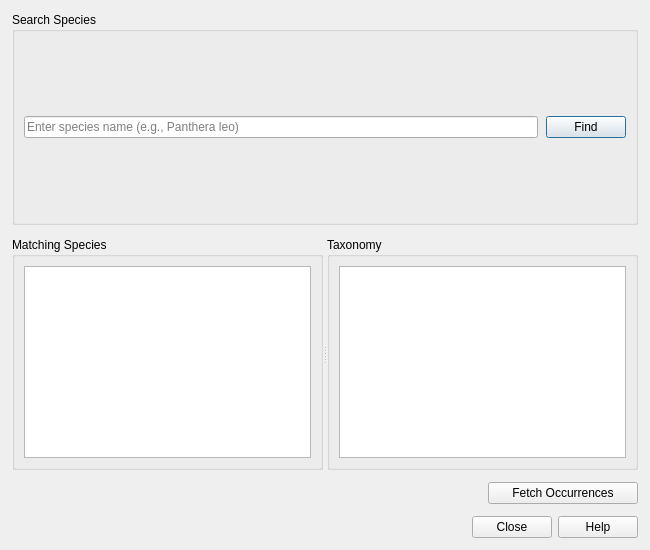
<?xml version="1.0" encoding="UTF-8"?>
<ui version="4.0">
 <class>SpeciesExplorerDialogBase</class>
 <widget class="QDialog" name="SpeciesExplorerDialogBase">
  <property name="geometry">
   <rect>
    <x>0</x>
    <y>0</y>
    <width>650</width>
    <height>550</height>
   </rect>
  </property>
  <property name="minimumSize">
   <size>
    <width>500</width>
    <height>400</height>
   </size>
  </property>
  <property name="windowTitle">
   <string>Species Explorer</string>
  </property>
  <layout class="QVBoxLayout" name="verticalLayout">
   <property name="spacing">
    <number>12</number>
   </property>
   <property name="leftMargin">
    <number>12</number>
   </property>
   <property name="topMargin">
    <number>12</number>
   </property>
   <property name="rightMargin">
    <number>12</number>
   </property>
   <property name="bottomMargin">
    <number>12</number>
   </property>
   <item>
    <widget class="QGroupBox" name="search_group">
     <property name="title">
      <string>Search Species</string>
     </property>
     <layout class="QHBoxLayout" name="horizontalLayout">
      <property name="spacing">
       <number>8</number>
      </property>
      <item>
       <widget class="QLineEdit" name="search_text">
        <property name="placeholderText">
         <string>Enter species name (e.g., Panthera leo)</string>
        </property>
       </widget>
      </item>
      <item>
       <widget class="QPushButton" name="search_button">
        <property name="text">
         <string>Find</string>
        </property>
        <property name="default">
         <bool>true</bool>
        </property>
       </widget>
      </item>
     </layout>
    </widget>
   </item>
   <item>
    <widget class="QSplitter" name="splitter">
     <property name="orientation">
      <enum>Qt::Horizontal</enum>
     </property>
     <property name="childrenCollapsible">
      <bool>false</bool>
     </property>
     <widget class="QGroupBox" name="results_group">
      <property name="title">
       <string>Matching Species</string>
      </property>
      <property name="minimumSize">
       <size>
        <width>200</width>
        <height>0</height>
       </size>
      </property>
      <layout class="QVBoxLayout" name="verticalLayout_2">
       <item>
        <widget class="QListWidget" name="results_list">
         <property name="alternatingRowColors">
          <bool>true</bool>
         </property>
        </widget>
       </item>
      </layout>
     </widget>
     <widget class="QGroupBox" name="taxonomy_group">
      <property name="title">
       <string>Taxonomy</string>
      </property>
      <property name="minimumSize">
       <size>
        <width>250</width>
        <height>0</height>
       </size>
      </property>
      <layout class="QVBoxLayout" name="verticalLayout_3">
       <item>
        <widget class="QListWidget" name="taxonomy_list">
         <property name="alternatingRowColors">
          <bool>true</bool>
         </property>
        </widget>
       </item>
      </layout>
     </widget>
    </widget>
   </item>
   <item>
    <layout class="QHBoxLayout" name="fetch_layout">
     <item>
      <spacer name="horizontalSpacer">
       <property name="orientation">
        <enum>Qt::Horizontal</enum>
       </property>
       <property name="sizeHint" stdset="0">
        <size>
         <width>40</width>
         <height>20</height>
        </size>
       </property>
      </spacer>
     </item>
     <item>
      <widget class="QPushButton" name="fetch_button">
       <property name="text">
        <string>Fetch Occurrences</string>
       </property>
       <property name="minimumSize">
        <size>
         <width>150</width>
         <height>0</height>
        </size>
       </property>
      </widget>
     </item>
    </layout>
   </item>
   <item>
    <widget class="QDialogButtonBox" name="button_box">
     <property name="orientation">
      <enum>Qt::Horizontal</enum>
     </property>
     <property name="standardButtons">
      <set>QDialogButtonBox::Close|QDialogButtonBox::Help</set>
     </property>
    </widget>
   </item>
  </layout>
 </widget>
 <resources/>
 <connections>
  <connection>
   <sender>button_box</sender>
   <signal>accepted()</signal>
   <receiver>SpeciesExplorerDialogBase</receiver>
   <slot>accept()</slot>
   <hints>
    <hint type="sourcelabel">
     <x>20</x>
     <y>20</y>
    </hint>
    <hint type="destinationlabel">
     <x>20</x>
     <y>20</y>
    </hint>
   </hints>
  </connection>
  <connection>
   <sender>button_box</sender>
   <signal>rejected()</signal>
   <receiver>SpeciesExplorerDialogBase</receiver>
   <slot>reject()</slot>
   <hints>
    <hint type="sourcelabel">
     <x>20</x>
     <y>20</y>
    </hint>
    <hint type="destinationlabel">
     <x>20</x>
     <y>20</y>
    </hint>
   </hints>
  </connection>
 </connections>
</ui>
